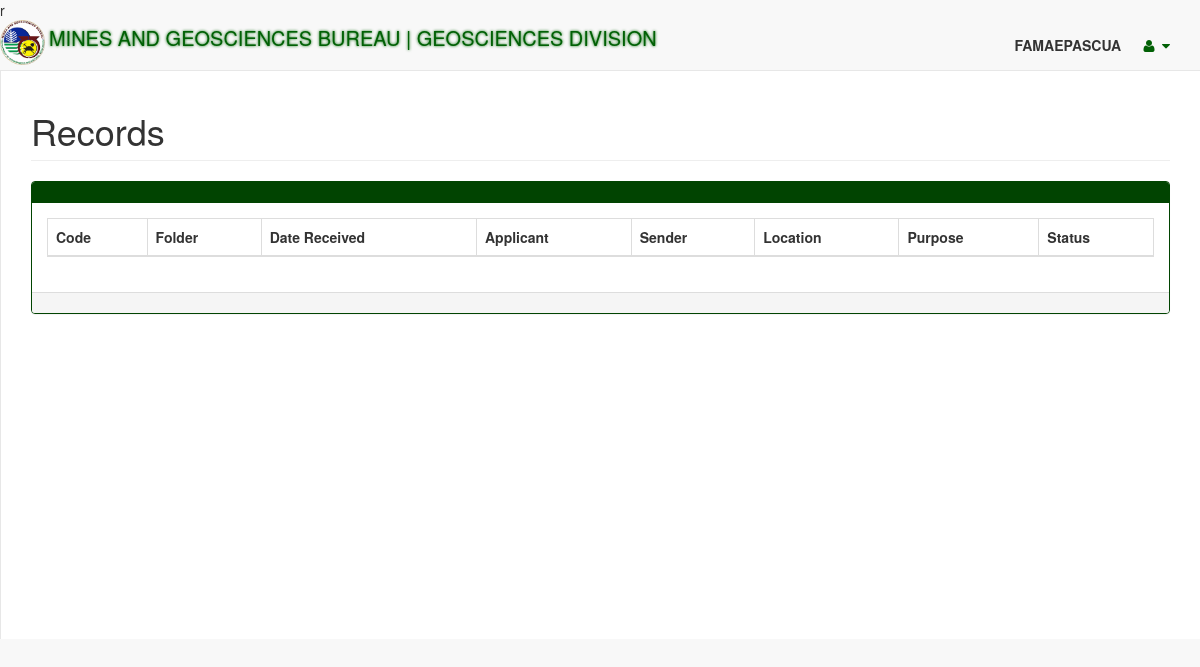
Before: /user/userhome.php (signed in) with the older database file.
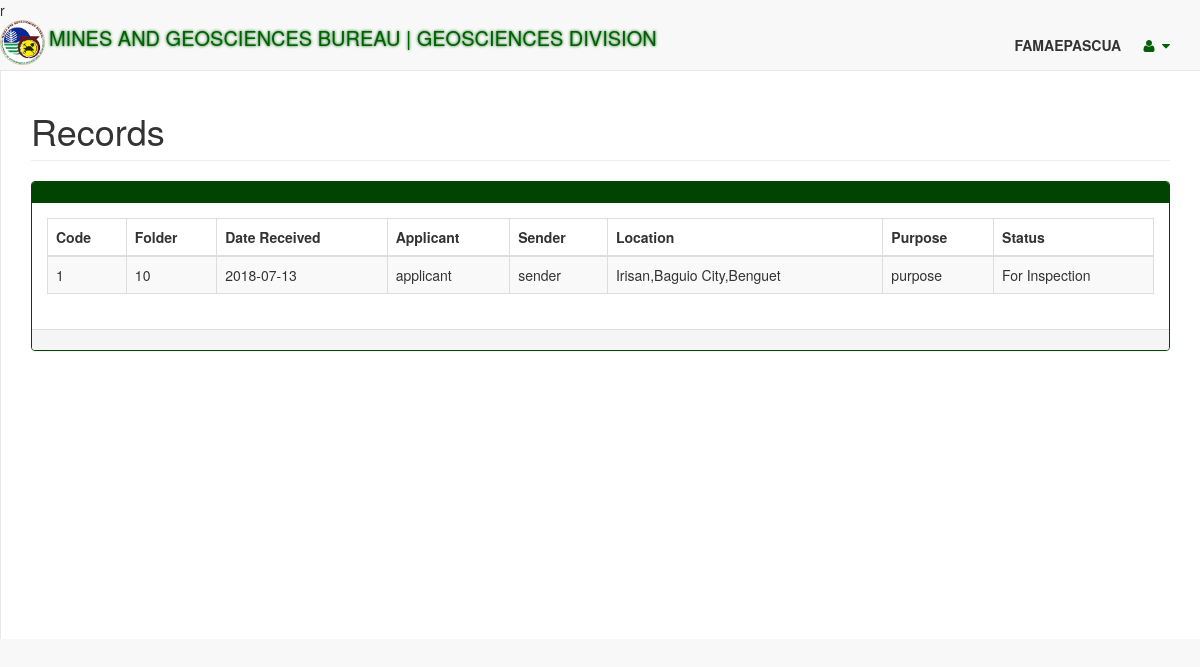
After: the same page with the newer database file.
### tables this page shows
CREATE TABLE IF NOT EXISTS `receive` (
  `receiveID` int(10) NOT NULL AUTO_INCREMENT,
  `code` varchar(20) NOT NULL,
  `dateReceived` date NOT NULL,
  `applicant` varchar(120) DEFAULT NULL,
  `sender` varchar(120) DEFAULT NULL,
  `purpose` text,
  `actionslipID` int(10) DEFAULT NULL,
  PRIMARY KEY (`receiveID`)
);

CREATE TABLE IF NOT EXISTS `records` (
  `recordID` int(10) NOT NULL AUTO_INCREMENT,
  `status` enum('inspection','unclaim','release') NOT NULL,
  `scanFile` varchar(45) DEFAULT NULL,
  `receiveID` int(10) NOT NULL,
  `receiver` varchar(250) DEFAULT NULL,
  `unclaimID` int(10) DEFAULT NULL,
  `archive` int(11) NOT NULL DEFAULT '0',
  `releaseDate` date DEFAULT NULL,
  PRIMARY KEY (`recordID`)
);

### user/userhome.php (the view, shortened to what the changed rows need)
<!DOCTYPE html>
<html lang="en">
<head>
    <link href="vendor/bootstrap/css/bootstrap.min.css" rel="stylesheet">
    <link href="vendor/metisMenu/metisMenu.min.css" rel="stylesheet">
    <link href="vendor/datatables-plugins/dataTables.bootstrap.css" rel="stylesheet">
    <link href="vendor/datatables-responsive/dataTables.responsive.css" rel="stylesheet">
    <link href="dist/css/sb-admin-2.css" rel="stylesheet">
    <link href="vendor/font-awesome/css/font-awesome.min.css" rel="stylesheet" type="text/css">
</head>
<body>
    <div id="wrapper">
        <div id="page-wrapper">
            <div class="row">
                <div class="col-lg-12">
                    <h1 class="page-header">Records</h1>
                </div>
            </div>
            <div class="row">
                <div class="col-lg-12">
                    <div class="panel panel-green">
                        <div class="panel-body">
                            <table width="100%" class="table table-striped table-bordered table-hover" id="dataTables-example">
                                <thead>
                                <tr>
                                    <th>Code</th>
                                    <th>Folder</th>
                                    <th>Date Received</th>
                                    <th>Applicant</th>
                                    <th>Sender</th>
                                    <th>Location</th>
                                    <th>Purpose</th>
                                    <th>Status</th>
                                </tr>
                                </thead>
                                <tbody>
                                <?php
                                require '../admin/config.php';
                                $sql = "SELECT GROUP_CONCAT(CONCAT(barangay.name,',',municipality,',',province)SEPARATOR '<br>') as locations,receive.*,records.*,folderNumber,unclaim.*,actionslip.* FROM receive INNER JOIN receivelocations on receive.receiveID = receivelocations.receiveID INNER JOIN location on receivelocations.locationID = location.locationID INNER JOIN barangay ON barangay.barangayID = location.barangayID inner JOIN records on records.receiveID = receive.receiveID
                                inner join actionslip on actionslip.actionslipID = receive.actionslipID
                                left join unclaim on unclaim.unclaimID = records.unclaimID
                                GROUP BY records.recordID";
                                $res = $db->query($sql);
                                while ($row = $res->fetch_assoc()){
                                    echo "<tr style=cursor:pointer>";
                                    echo "<td>" . $row['code'] . "</td>";
                                    echo "<td>" . $row['folderNumber'] . "</td>";
                                    echo "<td>" . $row['dateReceived'] . "</td>";
                                    echo "<td>" . $row['applicant'] . "</td>";
                                    echo "<td>" . $row['sender'] . "</td>";
                                    echo "<td>" . $row['locations']. "</td>";
                                    echo "<td>" . $row['purpose']."</td>";
                                    if($row['status'] == 'inspection' ){
                                        $status = 'For Inspection';
                                    }else if($row['status'] == 'unclaim'){
                                        $status = 'Unclaimed';
                                    }else if($row['status'] == 'release'){
                                        $status = 'Released';
                                    }else{
                                        $status = 'Archived';
                                    }
                                    echo "<td>" . $status ."</td>";
                                    echo "</tr>";
                                }
                                ?>
                                </tbody>
                            </table>
                        </div>
                    </div>
                </div>
            </div>
        </div>
    </div>
</body>
</html>

Changed rows visible on the page:
added receive: code "1", folderNumber "10", dateReceived "2018-07-13", applicant "applicant", sender "sender", locations "Irisan,Baguio City,Benguet", purpose "purpose", records.status "For Inspection"
